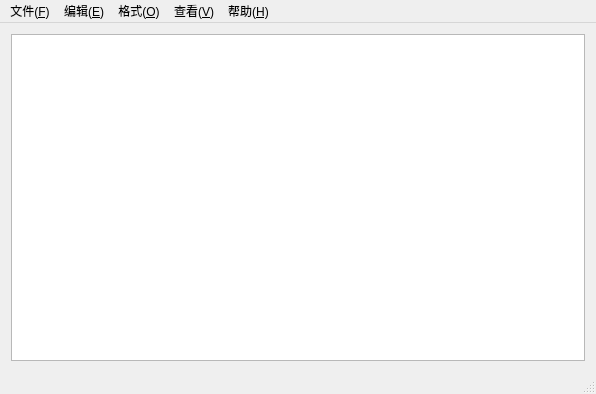
<?xml version="1.0" encoding="UTF-8"?>
<ui version="4.0">
 <class>MainWindow</class>
 <widget class="QMainWindow" name="MainWindow">
  <property name="geometry">
   <rect>
    <x>0</x>
    <y>0</y>
    <width>596</width>
    <height>394</height>
   </rect>
  </property>
  <property name="windowTitle">
   <string>记事本</string>
  </property>
  <widget class="QWidget" name="centralWidget">
   <layout class="QGridLayout" name="gridLayout">
    <item row="0" column="0">
     <widget class="QTextEdit" name="textEdit">
      <property name="enabled">
       <bool>true</bool>
      </property>
      <property name="font">
       <font>
        <family>Adobe Arabic</family>
        <pointsize>26</pointsize>
       </font>
      </property>
     </widget>
    </item>
   </layout>
  </widget>
  <widget class="QStatusBar" name="statusBar"/>
  <widget class="QMenuBar" name="menuBar">
   <property name="geometry">
    <rect>
     <x>0</x>
     <y>0</y>
     <width>596</width>
     <height>26</height>
    </rect>
   </property>
   <widget class="QMenu" name="menu">
    <property name="title">
     <string>文件(&amp;F)</string>
    </property>
    <addaction name="new_2"/>
    <addaction name="action_O"/>
    <addaction name="save"/>
    <addaction name="save_as"/>
    <addaction name="separator"/>
    <addaction name="action_X"/>
   </widget>
   <widget class="QMenu" name="menu_2">
    <property name="title">
     <string>编辑(&amp;E)</string>
    </property>
    <addaction name="redo"/>
    <addaction name="separator"/>
    <addaction name="shear"/>
    <addaction name="action_C"/>
    <addaction name="paste"/>
    <addaction name="delete_2"/>
    <addaction name="separator"/>
    <addaction name="choall"/>
    <addaction name="find"/>
   </widget>
   <widget class="QMenu" name="menu_3">
    <property name="title">
     <string>格式(&amp;O)</string>
    </property>
    <addaction name="font"/>
   </widget>
   <widget class="QMenu" name="menu_4">
    <property name="title">
     <string>查看(&amp;V)</string>
    </property>
    <addaction name="action_4"/>
   </widget>
   <widget class="QMenu" name="menu_5">
    <property name="title">
     <string>帮助(&amp;H)</string>
    </property>
    <addaction name="action_5"/>
   </widget>
   <addaction name="menu"/>
   <addaction name="menu_2"/>
   <addaction name="menu_3"/>
   <addaction name="menu_4"/>
   <addaction name="menu_5"/>
  </widget>
  <action name="new_2">
   <property name="text">
    <string>新建(&amp;E)</string>
   </property>
   <property name="shortcut">
    <string>Ctrl+N</string>
   </property>
  </action>
  <action name="action_O">
   <property name="text">
    <string>打开(&amp;O)</string>
   </property>
   <property name="shortcut">
    <string>Ctrl+O</string>
   </property>
  </action>
  <action name="save">
   <property name="text">
    <string>保存(&amp;S)</string>
   </property>
   <property name="shortcut">
    <string>Ctrl+S</string>
   </property>
  </action>
  <action name="save_as">
   <property name="text">
    <string>另存为(&amp;F)</string>
   </property>
   <property name="shortcut">
    <string>Ctrl+Alt+S</string>
   </property>
  </action>
  <action name="action_X">
   <property name="text">
    <string>退出(&amp;X)</string>
   </property>
  </action>
  <action name="redo">
   <property name="text">
    <string>撤销(&amp;U)</string>
   </property>
   <property name="shortcut">
    <string>Ctrl+Z</string>
   </property>
  </action>
  <action name="shear">
   <property name="text">
    <string>剪切(&amp;T)</string>
   </property>
   <property name="shortcut">
    <string>Ctrl+X</string>
   </property>
  </action>
  <action name="action_C">
   <property name="text">
    <string>复制(&amp;C)</string>
   </property>
   <property name="shortcut">
    <string>Ctrl+C</string>
   </property>
  </action>
  <action name="paste">
   <property name="text">
    <string>粘贴(&amp;P)</string>
   </property>
   <property name="shortcut">
    <string>Ctrl+V</string>
   </property>
  </action>
  <action name="delete_2">
   <property name="text">
    <string>删除(&amp;L)</string>
   </property>
  </action>
  <action name="choall">
   <property name="text">
    <string>全选(&amp;L)</string>
   </property>
   <property name="shortcut">
    <string>Ctrl+A</string>
   </property>
  </action>
  <action name="action_4">
   <property name="checkable">
    <bool>true</bool>
   </property>
   <property name="text">
    <string>状态栏(&amp;S)</string>
   </property>
  </action>
  <action name="font">
   <property name="text">
    <string>字体(&amp;F)</string>
   </property>
  </action>
  <action name="action_5">
   <property name="text">
    <string>关于记事本(&amp;A)</string>
   </property>
  </action>
  <action name="find">
   <property name="text">
    <string>查找(&amp;R)</string>
   </property>
   <property name="shortcut">
    <string>Ctrl+F</string>
   </property>
  </action>
 </widget>
 <layoutdefault spacing="6" margin="11"/>
 <resources/>
 <connections/>
</ui>
